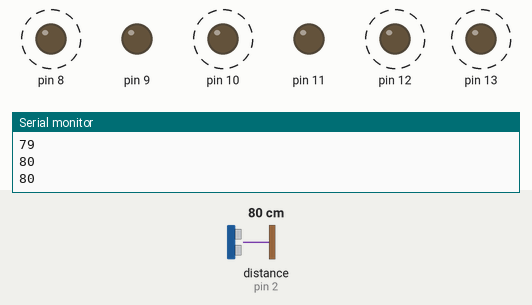
Recording of a sketch running on a simulated Arduino Uno, built with avr-gcc and run on an emulated ATmega328P. On the bench: output pins drawn as LEDs (lit = HIGH), the last lines printed to the serial monitor. Wiring (inferred from the names in the program): ultrasonic range finder: trigger pin 3; echo pin 2. Dashed ring = blinking. The inputs (shaded band) are chosen by the test bench; at power-on: distance to the obstacle (sensor on pin 2) 80 cm. The echo pulse lasts 58.3 µs per cm; pins used as bus, display or sensor lines are not drawn.

Above: at 1.2 s.
1.3 s: distance to the obstacle (sensor on pin 2) set to 12 cm
4.3 s: distance to the obstacle (sensor on pin 2) set to 9 cm
At 5.1 s:
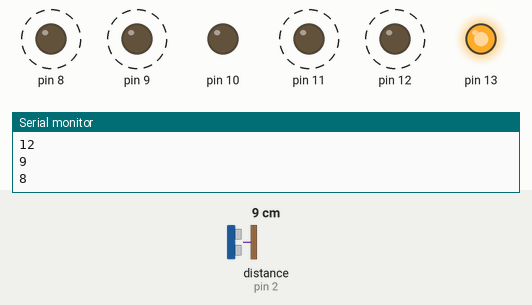
7.3 s: distance to the obstacle (sensor on pin 2) set to 18 cm
At 10.2 s:
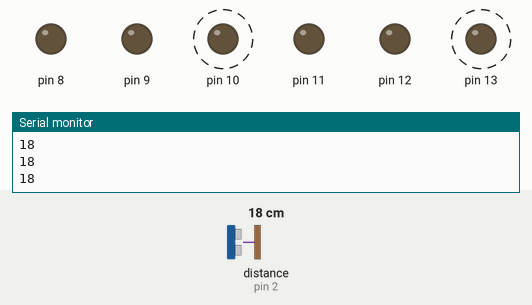
10.3 s: distance to the obstacle (sensor on pin 2) set to 2 cm
At 11.3 s:
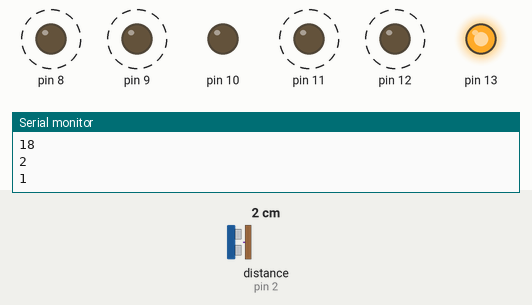
Timing chart, 0 to 14.3 s (numbered marks = the images above; inputs shaded):
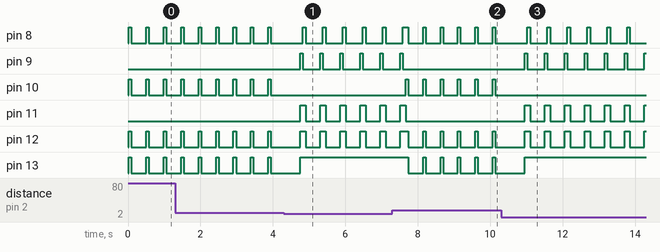

The sketch:

obstacle.ino
```cpp
int trigPin = 3;
int echoPin = 2;


long duration, distance;
void setup() {

Serial.begin(9600);
pinMode(8, OUTPUT);
pinMode(9, OUTPUT);
pinMode(10, OUTPUT);
pinMode(11, OUTPUT);

pinMode(12, OUTPUT);
pinMode(13, OUTPUT);

pinMode(trigPin, OUTPUT);
pinMode(echoPin, INPUT);

}

  void loop() {

digitalWrite(trigPin, HIGH);
delayMicroseconds(10);

digitalWrite(trigPin, LOW);
delayMicroseconds(2);
duration = pulseIn(echoPin, HIGH);
distance = duration / 58.2;
Serial.println(distance );
delay(10);

 if (distance < 10)
{
digitalWrite(8, LOW);
digitalWrite(9, LOW);
digitalWrite(12, LOW);
digitalWrite(10, LOW);
digitalWrite(11, LOW);
digitalWrite(12, LOW);
delay(400);
digitalWrite(8, LOW);
digitalWrite(9, HIGH);
digitalWrite(12, HIGH);
digitalWrite(10, LOW);
digitalWrite(11, HIGH);
digitalWrite(13, HIGH);
delay(70);
digitalWrite(8, HIGH);
digitalWrite(9, LOW);
digitalWrite(12, HIGH);
digitalWrite(10, LOW);
digitalWrite(11, HIGH);
digitalWrite(13, HIGH);
delay(70);

}

if (distance >10)
{

digitalWrite(8,HIGH );
digitalWrite(9,LOW );
digitalWrite(12, HIGH);
digitalWrite(10,HIGH );
digitalWrite(11, LOW);
digitalWrite(13, HIGH);
delay(70);
digitalWrite(8, LOW);
digitalWrite(9, LOW);
digitalWrite(12, LOW);
digitalWrite(10, LOW);
digitalWrite(11, LOW);
digitalWrite(13, LOW);
delay(400);

 }

}
```

Measured:
- the behaviour switches between 11 and 10 cm on distance to the obstacle (sensor on pin 2) (found by bisection; images 0 and 1)
- after the input at 4.3 s, pin 9: alternates HIGH for 0.07 s and LOW for 0.48 s, starting after 0.46 s; pin 10: stops changing and stays LOW; pin 11: alternates HIGH for 0.15 s and LOW for 0.40 s, starting after 0.46 s
- after the input at 7.3 s, pin 9: goes on until 7.6 s, then stays LOW; pin 10: alternates HIGH for 0.07 s and LOW for 0.41 s, starting after 0.36 s; pin 11: goes on until 7.7 s, then stays LOW; pin 13: alternates HIGH for 0.07 s and LOW for 0.41 s, starting after 0.43 s
- after the input at 10.3 s, pin 9: alternates HIGH for 0.07 s and LOW for 0.48 s, starting after 0.65 s; pin 10: stops changing and stays LOW; pin 11: alternates HIGH for 0.15 s and LOW for 0.40 s, starting after 0.65 s
- by itself, pin 8: alternates HIGH for 0.08 s and LOW for 0.47 s
- by itself, pin 10: alternates HIGH for 0.07 s and LOW for 0.41 s
- by itself, pin 12: alternates HIGH for 0.15 s and LOW for 0.40 s
